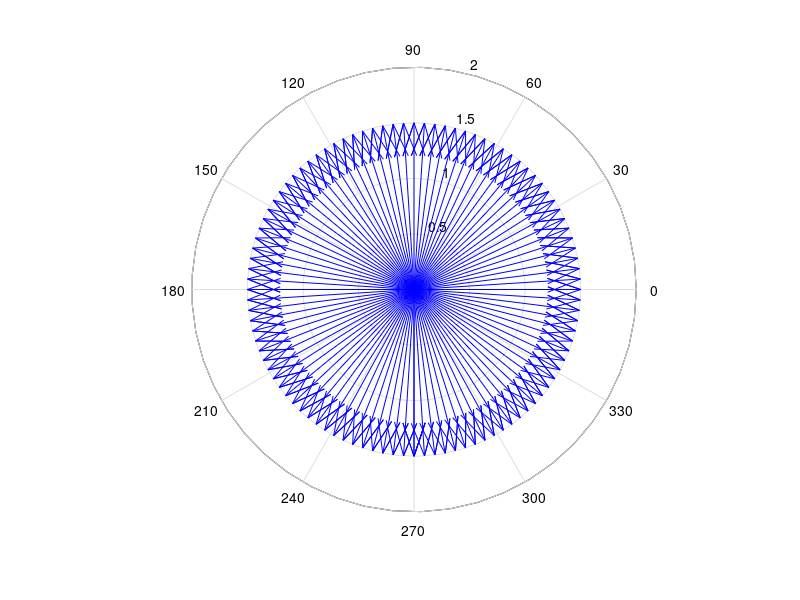

Source code (MATLAB):
% CALCULATE NET MAGNETIC FIELD PRODUCED BY A THREE-PHASE STATOR
% BMAX = 1
% FREQUENCY = 60 HZ
% GENERATE THREE COMPONENTS MAGNETIC FIELD
hz = 60;
t  = 0:1/6000:1/60;
omega = hz*2*3.14159;
j = sqrt(-1);
Bx = sin(omega*t)*(cos(0) + j*sin(0));
By = sin(omega * t - 2*pi/3)*(cos(2*pi/3)+ j*sin(2*pi/3));
Bz = sin(omega*t + 2*pi/3)*(cos(-2*pi/3)+ j*sin(-2*pi/3));
Br = Bx + By + Bz
circle = 1.5*(cos(omega*t)+ j*sin(omega*t));
% plot the magnitude and direction of the resultant magnetic field Br 1.5 * Bmax*angle
ii = 1:length(t);
k = 1;
%subplot(3,1,1)
%plot([ 0 real(Bx(ii))],[0 j*(Bx(ii))],'k','linewidth',2)
%subplot(3,1,2)
%plot(circle, 'k')
%subplot(3,1,3)
%plot (Br,t)

iii = 59;
for iii=1:101
    k(1)=Bx(iii);
    k(2)=By(iii);
    k(3)=Bz(iii);
    k(4)=Br(iii);
    %subplot(1,2,1)
    compass(k)
    pause(.1)
end
%subplot(1,2,2)
polar(angle(Br),abs(Br))
compass(Br)

